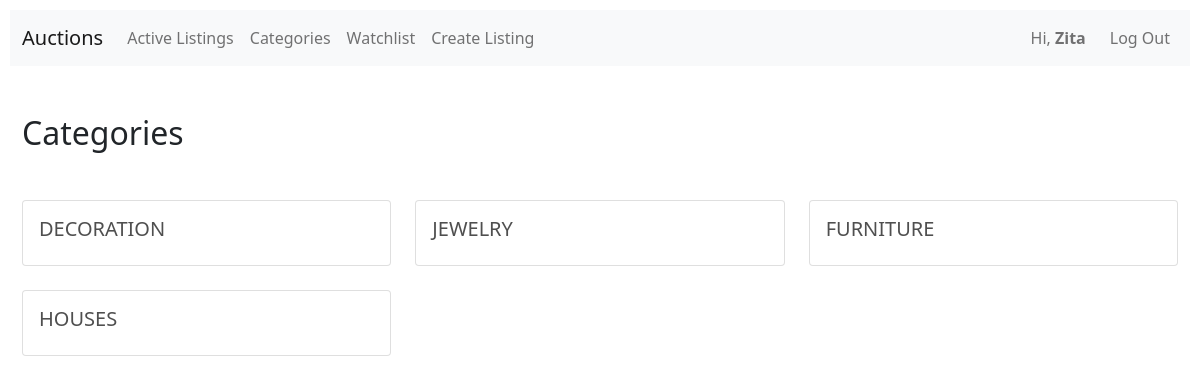
Page /category (signed in) on the committed database.
### auctions/models.py (models this page shows, shortened)
class User(AbstractUser):
    pass

class Category(models.Model):
    name = models.CharField(max_length=64)

### auctions/views.py (the view)
# urls.py: path("category", views.category, name="category"),
def category(request):
    categories = Category.objects.all()
    return render(request, "auctions/categories.html", {
        "categories": categories
    })

### auctions/templates/auctions/categories.html
{% extends "auctions/layout.html" %}
{% load static %}
{% block body %}
<h2 class="mb-5">Categories</h2>
<div class="row row-cols-1 row-cols-md-3 g-4">
    {% for category in categories %}
    <div class="col">
        <a href="{% url 'category_view' category.id %}">
            <div class="card h-100">
                <div class="card-body">
                    <h5 class="card-title">{{ category.name }}</h5>
                </div>
            </div>
        </a>
    </div>
    {% endfor %}
</div>
{% endblock %}

### auctions/templates/auctions/layout.html (shortened to what this page needs)
{% load static %}
<!DOCTYPE html>
<html lang="en">
  <head>
    <link
      href="https://cdn.jsdelivr.net/npm/bootstrap@5.0.2/dist/css/bootstrap.min.css"
      rel="stylesheet"
    />
    <link
      rel="stylesheet"
      href="https://cdn.jsdelivr.net/npm/bootstrap-icons@1.8.3/font/bootstrap-icons.css"
    />
    <link href="{% static 'auctions/styles.css' %}" rel="stylesheet" />
  </head>
  <body>
    <nav class="navbar navbar-expand-lg navbar-light bg-light">
      <div class="container-fluid">
        <a class="navbar-brand" href="{% url 'index' %}">Auctions</a>
        <div class="collapse navbar-collapse" id="navbarSupportedContent">
          <ul class="navbar-nav me-auto">
            <li class="nav-item">
              <a
                class="nav-link page"
                aria-current="page"
                href="{% url 'index' %}"
                >Active Listings</a
              >
            </li>
            <li class="nav-item">
              <a class="nav-link page" href="{% url 'category' %}">Categories</a>
            </li>
            <li class="nav-item">
              <a class="nav-link page" href="{% url 'watchlist' %}">Watchlist</a>
            </li>
            <li class="nav-item">
              <a class="nav-link page" href="{% url 'create_listing' %}"
                >Create Listing</a
              >
            </li>
          </ul>
          <ul class="navbar-nav ms-auto">
            {% if user.is_authenticated %}
            <li class="navbar-text pe-3">
              Hi, <strong>{{ user.username }}</strong>
            </li>
            <li class="nav-item">
              <a class="nav-link" href="{% url 'logout' %}">Log Out</a>
            </li>
            {% endif %}
          </ul>
        </div>
      </div>
    </nav>
    <main class="container-fluid mt-5">
        {% block body %} {% endblock %}
    </main>
  </body>
</html>

### auctions/static/auctions/styles.css (style rules this page uses)
body { padding: 10px; }
a:link, a:visited { text-decoration: none; color: rgba(7, 7, 7, 0.709); }
.card-title { text-transform: uppercase; }

### rows in the picture
User: username "Zita"
Category: name "DECORATION"
Category: name "JEWELRY"
Category: name "FURNITURE"
Category: name "HOUSES"
